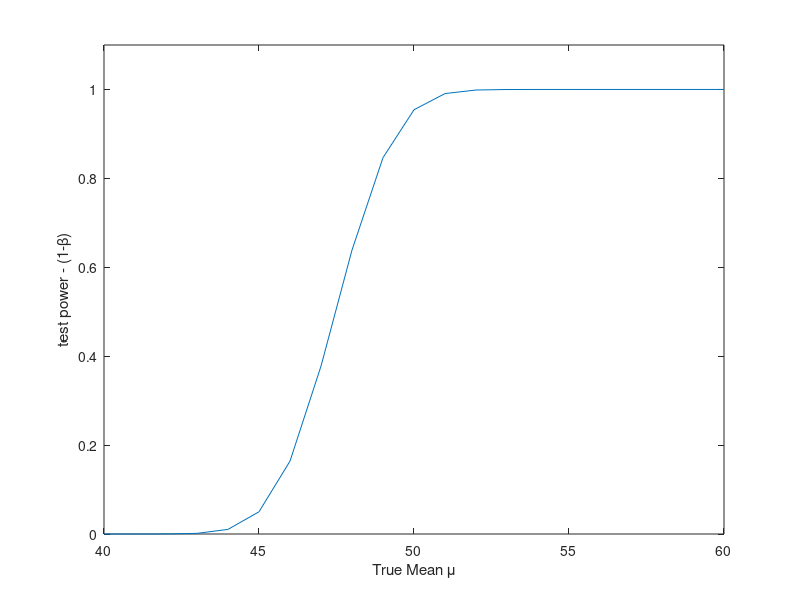

This figure's MATLAB source:
% Example 7.3
% Computational Statistics Handbook with MATLAB, 2nd Edition
% Wendy L. and Angel R. Martinez

% Get several values for the mean under the alternative
% hypothesis. Note that we are getting some values
% below the null hypothesis.
mu_vec = 40:60;
true_mu = 45;

%Note the critical value:
cv_critical_value = 1.645;
%Note the standard deviation for x-bar:
sigma_standard_deviation_for_xbar = 1.5;
%It's easier to use the unstandardized version, so convert:
xbar_95_percent_probability_to_be_below_of_value = true_mu + cv_critical_value*sigma_standard_deviation_for_xbar;

%Get a vector of ct values that is the same size as mualt:
xbar_95_percent_probability_to_be_below_of_value_vec = xbar_95_percent_probability_to_be_below_of_value*ones(size(mu_vec));
%Now get the probabilities to the left of this value. These are the probabilities of the Type II error:

%OUR TEST IS WHETHER T IS SMALLER THEN SOME VALUE, IF IT'S LARGER WE REJECT(!!) THE NULL HYPOTHESIS.
%THUS OUR PROBABILITY OF TYPE II ERROR FOR EVERY mu IS THE PROBABILITY, UNDER THAT HYPOTHESIS, 
%TO BE BELOW A CERTAIN VALUE!!!

%beta = probability of type II error:
beta = normcdf(xbar_95_percent_probability_to_be_below_of_value_vec,mu_vec,sigma_standard_deviation_for_xbar);
%To get the power 1-beta
pow = 1 - beta;
%Plot beta
plot(mu_vec,pow);
xlabel('True Mean \mu')
% ylabel('Probability of Type II Error - \beta')
ylabel('test power - (1-\beta)');
axis([40 60 0 1.1])


%To get the p-value (observed significance test). the p value is defined as
%the probability of observing a value of the test statistics as extreme as
%or more extreme than the one that is observed, when the null hypothesis H0
%is true. the word extreme refers to the direction of the alternative
%hypothesis. for example, if a small value of the test statistics (a lower
%tail test) indicates evidence for the alternative hypothesis, then the p
%value is calculated as P_H0(T<=t0), where t0 is the observed value of the
%test statistics T, and P_H0 denotes the probability under the null
%hypothesis. 
z_obs = (xbar_95_percent_probability_to_be_below_of_value-true_mu)/sigma_standard_deviation_for_xbar;
p_value = 1-normcdf(z_obs,0,1); %lower tail test


%Confidence intervals:
mu = 45;
sigma_standard_deviation_per_sample = 15;
number_of_samples = 100;
alpha = 0.05;
xbar = 47.2;

%Get the 95% confidence interval.
%Get the value for z_alpha/2
zlo = norminv(1-alpha/2,0,1);
zhi = norminv(alpha/2,0,1);
theta_lower_limit = xbar - zlo*sigma_standard_deviation_per_sample/sqrt(number_of_samples);
theta_upper_limit = xbar - zhi*sigma_standard_deviation_per_sample/sqrt(number_of_samples);


1;




